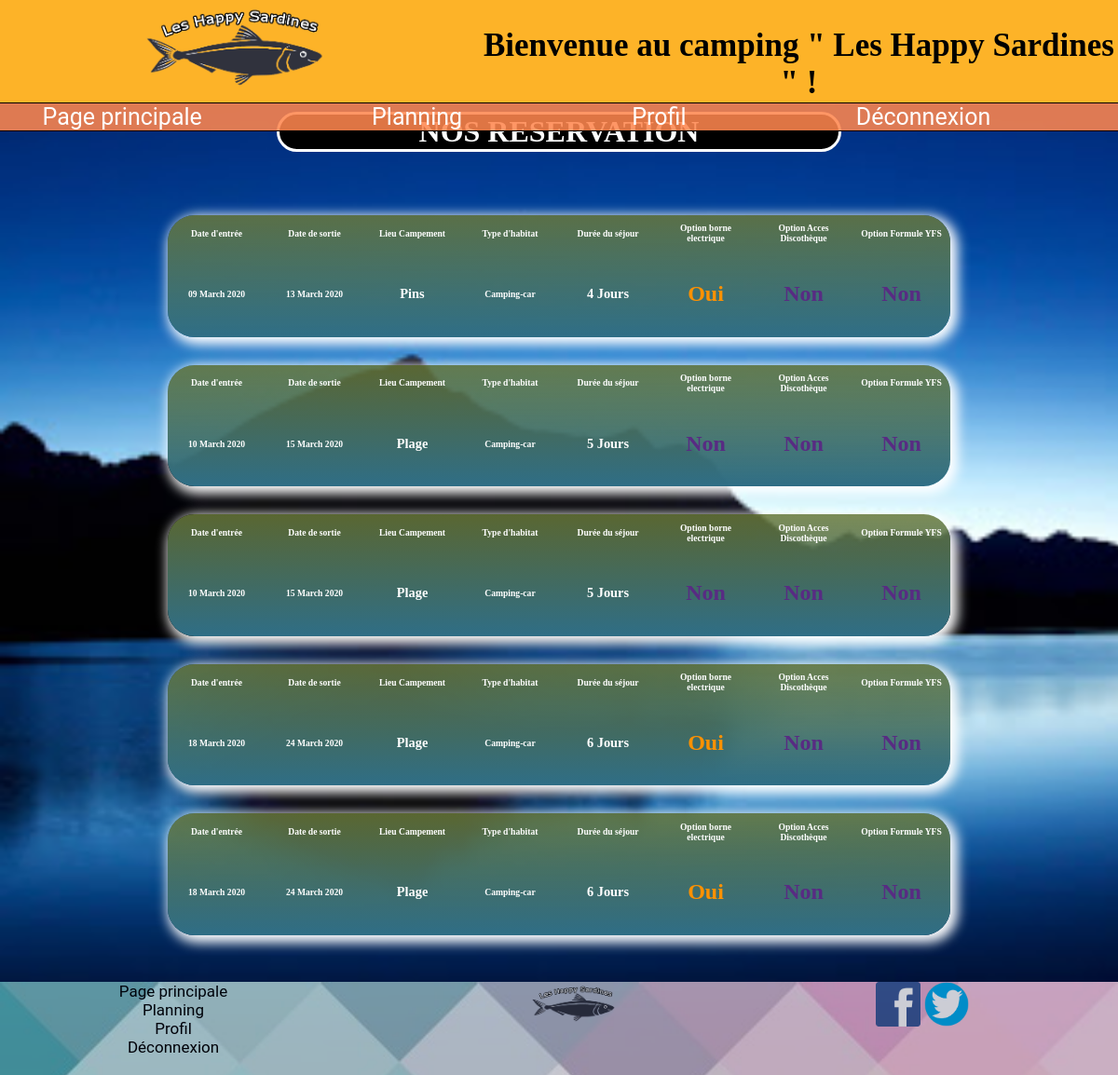
Page /planning.php (signed in) on the earlier database version.
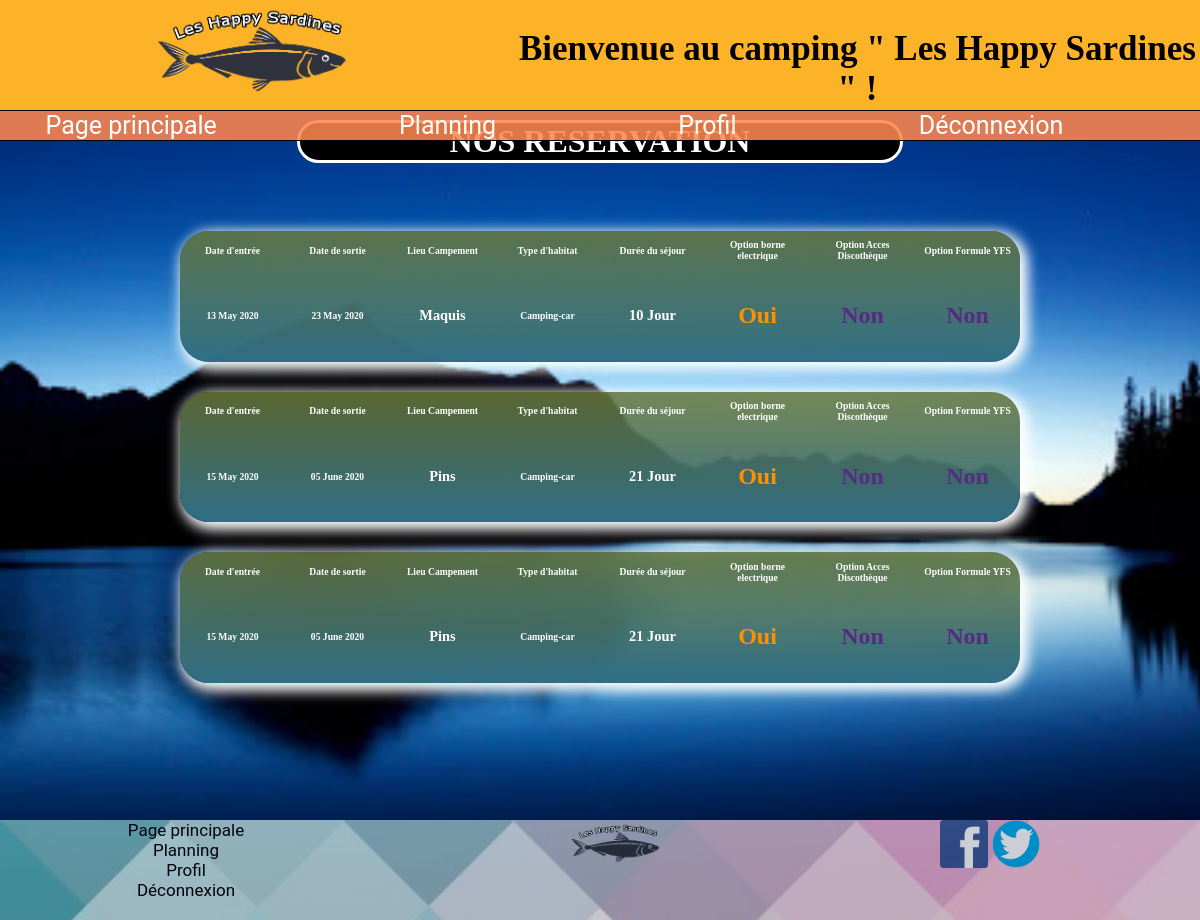
Same page on the later database version.
### tables this page shows
CREATE TABLE IF NOT EXISTS `reservationplace` (
  `id` int(11) NOT NULL AUTO_INCREMENT,
  `datedebut` date DEFAULT NULL,
  `datefin` date DEFAULT NULL,
  `emplacement` varchar(25) NOT NULL,
  `habitat` varchar(25) NOT NULL,
  `dureesejour` int(11) NOT NULL,
  `borne` varchar(25) NOT NULL,
  `disco` varchar(25) NOT NULL,
  `yfs` varchar(25) NOT NULL,
  `prixtotal` int(25) NOT NULL,
  `id_utilisateur` int(11) NOT NULL,
  PRIMARY KEY (`id`)
);

### planning.php (the view, shortened to what this page needs)
<!DOCTYPE html>
<html>
    <head>
        <link rel="stylesheet" type="text/css" href="camping.css">
    </head>
    <body id="bodyPlanning">
        <?php include('header.php') ?>
        <main id="mainPlanning">
            <h1 id="titrePlanning">NOS RESERVATION</h1><br />
            <?php
                if(isset($_SESSION['login']))
                {
                    $connexion=mysqli_connect("Localhost","root","","camping");
                    $requete="SELECT * FROM reservationplace INNER JOIN utilisateurs ON reservationplace.id_utilisateur=utilisateurs.Id ORDER BY datedebut ASC";
                    $query=mysqli_query($connexion,$requete);
                    $resultat=mysqli_fetch_all($query);
                    foreach($resultat as $ligne)
                    {
                        $datedebut=$ligne[1];
                        $datefin=$ligne[2];
                        $datedebut=strftime('%d %B %Y',strtotime($datedebut));
                        $datefin=strftime('%d %B %Y',strtotime($datefin));
                        $emplacement=$ligne[3];
                        $habitat=ucfirst($ligne[4]);
                        $duree=$ligne[5];
                        $borne=ucfirst($ligne[6]);
                        $disco=ucfirst($ligne[7]);
                        $yfs=ucfirst($ligne[8]);
                    ?>
                        <section id="sectiontablePlanning">
                            <table class='tablePlanning'>
                            <thead>
                                <td>Date d'entrée</td>
                                <td>Date de sortie</td>
                                <td>Lieu Campement</td>
                                <td>Type d'habitat</td>
                                <td>Durée du séjour</td>
                                <td>Option borne electrique</td>
                                <td>Option Acces Discothèque</td>
                                <td>Option Formule YFS</td>
                            </thead>
                            <tr>
                                <td><?php echo $datedebut ?></td>
                                <td><?php echo $datefin ?></td>
                                <td><?php echo '<h2>'.ucfirst($emplacement).'</h2>' ?></td>
                                <td><?php if(isset($habitat) and $habitat=="Tente") echo $habitat; else echo 'Camping-car'?></td>
                                <td><?php  if($duree>1 and $duree<7){ echo '<h2>'.$duree.' Jours</h2>' ;} if($duree>7){echo '<h2>'.$duree.' Jour</h2>' ;} ?></td>
                                <td><?php if($borne=="Oui"){echo '<h3 class="oui">'.$borne.'</h3>';} else echo '<h3 class="non">'.$borne.'</h3>' ?></td>
                                <td><?php if($disco=="Oui"){echo '<h3 class="oui">'.$disco.'</h3>';} else echo '<h3 class="non">'.$disco.'</h3>' ?></td>
                                <td><?php if($yfs=="Oui"){echo '<h3 class="oui">'.$yfs.'</h3>';} else echo '<h3 class="non">'.$yfs.'</h3>' ?></td>
                            </tr>
                        </table><br/>
                        </section>
                        <?php
                    }
                }
                else{
                    header('location:connexion.php');
                }
                ?>
        </main>
        <?php include('footer.php'); ?>
    </body>
</html>

Differences in the rows shown:
removed reservationplace: datedebut "09 March 2020", datefin "13 March 2020", emplacement "Pins", habitat "Camping-car", dureesejour "4", borne "Oui", disco "Non", yfs "Non"
removed reservationplace: datedebut "10 March 2020", datefin "15 March 2020", emplacement "Plage", habitat "Camping-car", dureesejour "5", borne "Non", disco "Non", yfs "Non"
removed reservationplace: datedebut "10 March 2020", datefin "15 March 2020", emplacement "Plage", habitat "Camping-car", dureesejour "5", borne "Non", disco "Non", yfs "Non"
removed reservationplace: datedebut "18 March 2020", datefin "24 March 2020", emplacement "Plage", habitat "Camping-car", dureesejour "6", borne "Oui", disco "Non", yfs "Non"
removed reservationplace: datedebut "18 March 2020", datefin "24 March 2020", emplacement "Plage", habitat "Camping-car", dureesejour "6", borne "Oui", disco "Non", yfs "Non"
added reservationplace: datedebut "13 May 2020", datefin "23 May 2020", emplacement "Maquis", habitat "Camping-car", dureesejour "10", borne "Oui", disco "Non", yfs "Non"
added reservationplace: datedebut "15 May 2020", datefin "05 June 2020", emplacement "Pins", habitat "Camping-car", dureesejour "21", borne "Oui", disco "Non", yfs "Non"
added reservationplace: datedebut "15 May 2020", datefin "05 June 2020", emplacement "Pins", habitat "Camping-car", dureesejour "21", borne "Oui", disco "Non", yfs "Non"
